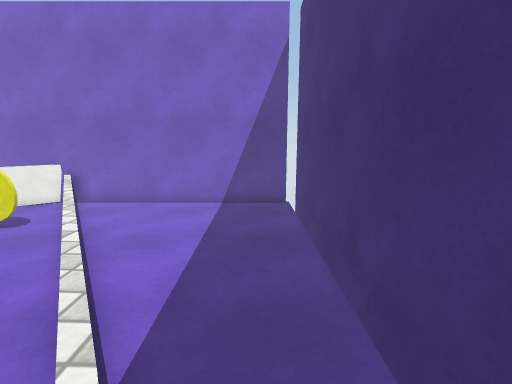
View 1 (above)

12 first-person views from a walk through a Unity game level. The camera is 1.5 m above the floor, tilts 10° down and sees 90° across. The floor is counted in squares, 0.5 m on a side. Each view is taken from the middle of a square. On the plan, view 1 faces up. The plan holds only what a view shows up to about 19 squares ahead; the rest is blank. The player is left out. Surface patterns are stand-ins for the level's own textures.

View 2
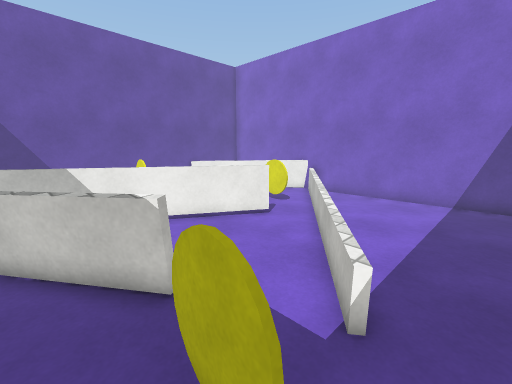

View 3
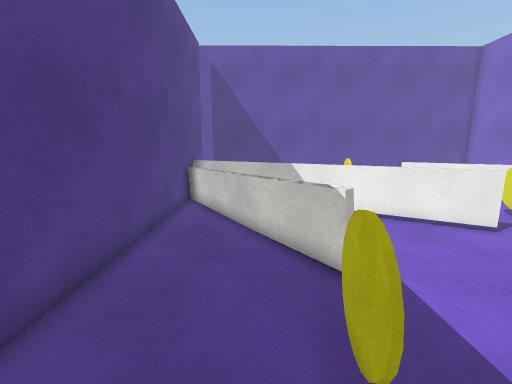

View 4
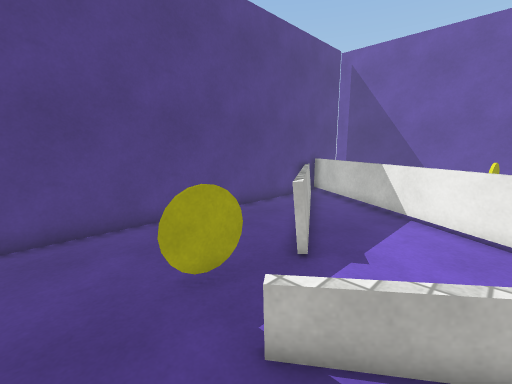

View 5
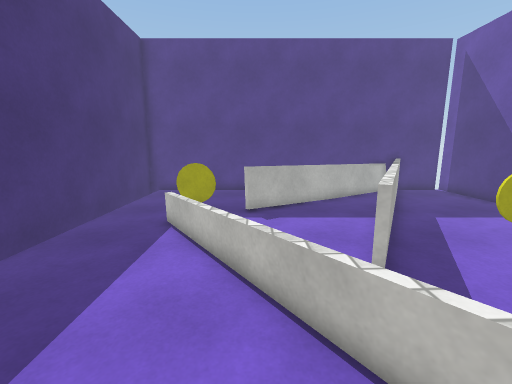

View 6
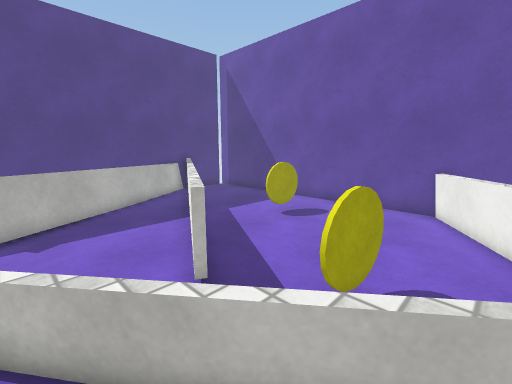

View 7
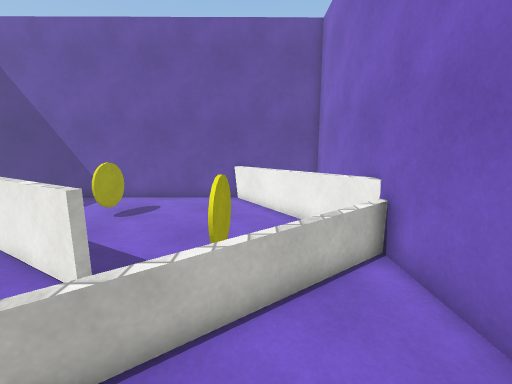

View 8
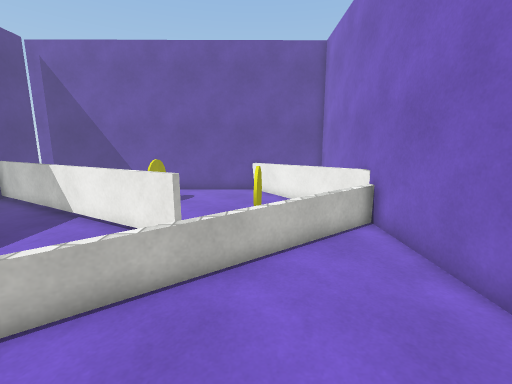

View 9
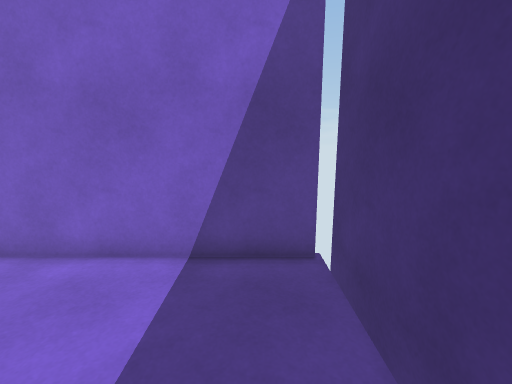

View 10
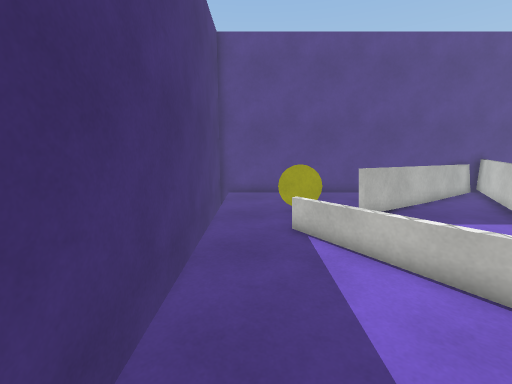

View 11
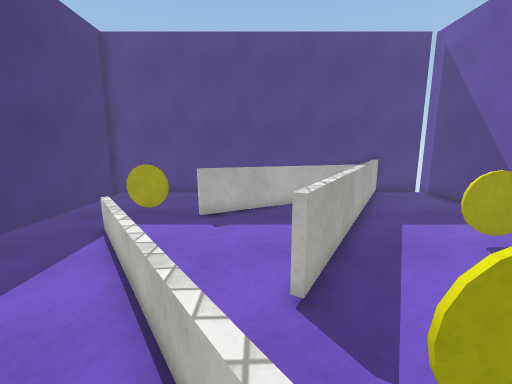

View 12
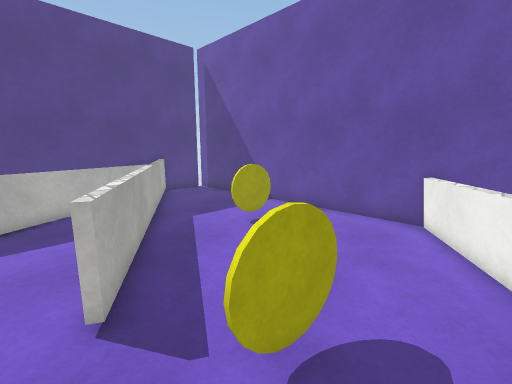

### Floor plan
Points are (right, up) in squares from view 1. A wall is a line through its corners. A room is listed if a view was taken in it or the views show most of it. See-through windows are left out.
Room 1 (views 1, 2, 3)
walls: (-13.1, -5.8) (2.4, -5.8) (2.3, 0.6)
low walls: (-4.5, 0) (-13.6, -5.8)
ways out: opening at (0.5, 1) to room 2; opening at (-3, 0.5) to room 4
objects: yellow coin (-2, -1)
Room 2 (views 4, 5, 6, 7, 8, 9, 10, 11, 12)
walls: (1.8, 13.6) (-8.9, 13.6); (2.3, 0.6) (2.2, 14.2)
low walls: (-10, 13.7) (-1.3, 1.8)
ways out: opening at (0.5, 1) to room 1
Room 3 (no view inside)
walls: (-18.2, 9.4) (-18, -6); (-15, -5.9) (-7.9, 6.6) (-7.7, 6.5); (-8.9, 13.6) (-12.4, 13.6); (-17.8, -5.8) (-13.1, -5.8)
low walls: (-6.8, 8.9) (-8.7, 11.5); (-10.3, 13.8) (-18.1, 8.8)
ways out: opening at (-8, 7.5) to room 4
objects: yellow coin (-14, 3); yellow coin (-10, 9)
Room 4 (no view inside)
walls: (-7.7, 6.5) (-14.7, -5.9)
low walls: (-1.5, 1.7) (-6.8, 8.9); (-14.3, -6) (-4.6, 0.2) (-4.5, 0)
ways out: opening at (-3, 0.5) to room 1; opening at (-8, 7.5) to room 3

Where each view was taken, in squares from view 1:
view 1: 0 up, 0 right, facing up
view 2: 2 down, 0 right, facing up-left
view 3: 2 down, 1 right, facing left
view 4: 4 up, 1 right, facing down-left
view 5: 12 up, 5 left, facing down
view 6: 11 up, 5 left, facing down-left
view 7: 10 up, 3 left, facing left
view 8: 9 up, 0 right, facing left
view 9: 7 up, 0 right, facing up
view 10: 11 up, 0 right, facing down
view 11: 11 up, 7 left, facing down
view 12: 11 up, 7 left, facing down-left
